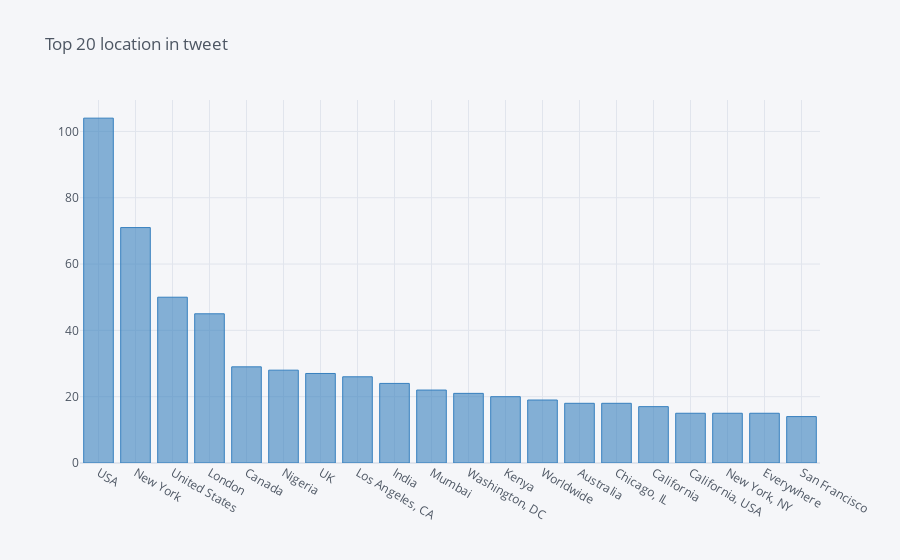

The notebook cell this image was saved under:
### Code cell
train.location.value_counts()[:20].iplot(kind='bar', title='Top 20 location in tweet', color='blue')  # Check the top 15 locations

### Figure 1 — Plotly figure (JSON) as saved in the notebook; plotly's stock layout.template omitted (floating-point values rounded to 4 significant figures)
{"data": [{"marker": {"color": "rgba(55, 128, 191, 0.6)", "line": {"color": "rgba(55, 128, 191, 1.0)", "width": 1}}, "name": "location", "orientation": "v", "text": "", "type": "bar", "x": ["USA", "New York", "United States", "London", "Canada", "Nigeria", "UK", "Los Angeles, CA", "India", "Mumbai", "Washington, DC", "Kenya", "Worldwide", "Australia", "Chicago, IL", "California", "California, USA", "New York, NY", "Everywhere", "San Francisco"], "y": [104, 71, 50, 45, 29, 28, 27, 26, 24, 22, 21, 20, 19, 18, 18, 17, 15, 15, 15, 14]}], "layout": {"legend": {"bgcolor": "#F5F6F9", "font": {"color": "#4D5663"}}, "paper_bgcolor": "#F5F6F9", "plot_bgcolor": "#F5F6F9", "title": {"font": {"color": "#4D5663"}, "text": "Top 20 location in tweet"}, "xaxis": {"gridcolor": "#E1E5ED", "showgrid": true, "tickfont": {"color": "#4D5663"}, "title": {"font": {"color": "#4D5663"}, "text": ""}, "zerolinecolor": "#E1E5ED"}, "yaxis": {"gridcolor": "#E1E5ED", "showgrid": true, "tickfont": {"color": "#4D5663"}, "title": {"font": {"color": "#4D5663"}, "text": ""}, "zerolinecolor": "#E1E5ED"}}}
